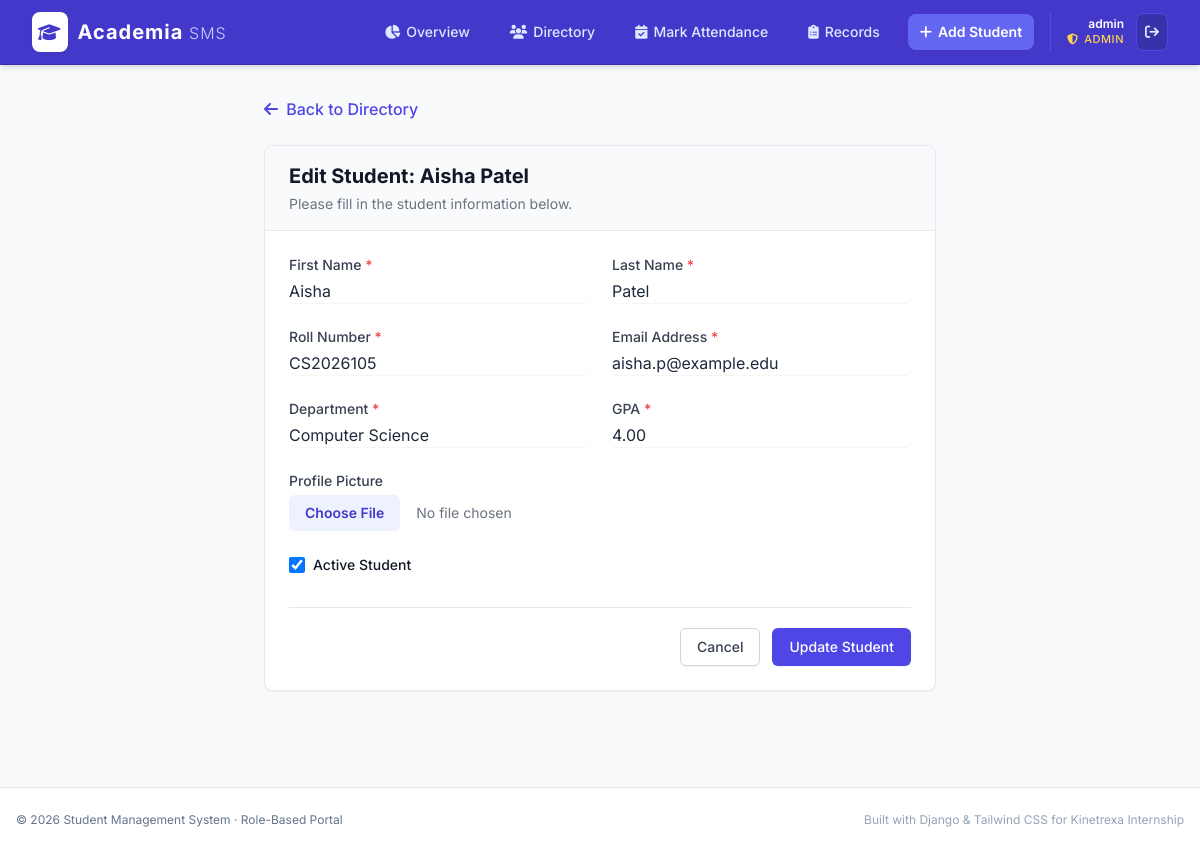
Page /student/6/edit/ (signed in) on the committed database.
### students/models.py (models this page shows, shortened)
class TimeStampedModel(models.Model):
    created_at = models.DateTimeField(auto_now_add=True)
    updated_at = models.DateTimeField(auto_now=True)
    class Meta:
        abstract = True

class Student(TimeStampedModel):
    roll_number = models.CharField(max_length=20, unique=True)
    first_name = models.CharField(max_length=100)
    last_name = models.CharField(max_length=100)
    email = models.EmailField(unique=True)
    department = models.CharField(max_length=100)
    gpa = models.DecimalField(max_digits=4, decimal_places=2)
    profile_picture = models.ImageField(upload_to='profiles/', blank=True, null=True)
    is_active = models.BooleanField(default=True)
    objects = StudentManager()
    def get_full_name(self):
        return f"{self.first_name} {self.last_name}"

### students/views.py (the view, shortened to what this page needs)
# urls.py: path('student/<int:pk>/edit/', views.StudentUpdateView.as_view(), name='student-update'),
class StudentUpdateView(LoginRequiredMixin, UpdateView):
    model = Student
    form_class = StudentForm
    template_name = 'students/student_form.html'

### students/models.py (called while the page is built)
    @property
    def is_admin(self):
        return self.role == 'admin' or self.user.is_superuser

    @property
    def is_student(self):
        return self.role == 'student'

### students/templates/students/student_form.html (shortened to what this page needs)
{% extends 'base.html' %}
{% block content %}
<div class="max-w-2xl mx-auto">
    <div class="mb-6">
        <a href="{% url 'student-list' %}" class="text-indigo-600 hover:text-indigo-800 font-medium">
            <i class="fa-solid fa-arrow-left mr-1"></i> Back to Directory
        </a>
    </div>
    <div class="bg-white rounded-lg shadow-sm border border-gray-200 overflow-hidden">
        <div class="px-6 py-4 border-b border-gray-200 bg-gray-50">
            <h2 class="text-xl font-bold text-gray-900">
                {% if object %}
                    Edit Student: {{ object.get_full_name }}
                {% else %}
                    Register New Student
                {% endif %}
            </h2>
            <p class="mt-1 text-sm text-gray-500">Please fill in the student information below.</p>
        </div>
        <form method="post" enctype="multipart/form-data" class="p-6">
            <div class="grid grid-cols-1 md:grid-cols-2 gap-6 mb-6">
                <div>
                    <label for="{{ form.first_name.id_for_label }}" class="block text-sm font-medium text-gray-700 mb-1">First Name <span class="text-red-500">*</span></label>
                    {{ form.first_name }}
                </div>
                <div>
                    <label for="{{ form.last_name.id_for_label }}" class="block text-sm font-medium text-gray-700 mb-1">Last Name <span class="text-red-500">*</span></label>
                    {{ form.last_name }}
                </div>
                <div>
                    <label for="{{ form.roll_number.id_for_label }}" class="block text-sm font-medium text-gray-700 mb-1">Roll Number <span class="text-red-500">*</span></label>
                    {{ form.roll_number }}
                </div>
                <div>
                    <label for="{{ form.email.id_for_label }}" class="block text-sm font-medium text-gray-700 mb-1">Email Address <span class="text-red-500">*</span></label>
                    {{ form.email }}
                </div>
                <div>
                    <label for="{{ form.department.id_for_label }}" class="block text-sm font-medium text-gray-700 mb-1">Department <span class="text-red-500">*</span></label>
                    {{ form.department }}
                </div>
                <div>
                    <label for="{{ form.gpa.id_for_label }}" class="block text-sm font-medium text-gray-700 mb-1">GPA <span class="text-red-500">*</span></label>
                    {{ form.gpa }}
                </div>
            </div>
            <div class="mb-6">
                <label for="{{ form.profile_picture.id_for_label }}" class="block text-sm font-medium text-gray-700 mb-1">Profile Picture</label>
                {{ form.profile_picture }}
            </div>
            <div class="mb-8 flex items-center">
                {{ form.is_active }}
                <label for="{{ form.is_active.id_for_label }}" class="ml-2 block text-sm font-medium text-gray-900">
                    Active Student
                </label>
            </div>
            <div class="flex justify-end pt-5 border-t border-gray-200">
                <a href="{% url 'student-list' %}" class="bg-white border border-gray-300 text-gray-700 hover:bg-gray-50 px-4 py-2 rounded-md shadow-sm text-sm font-medium transition mr-3">
                    Cancel
                </a>
                <button type="submit" class="bg-indigo-600 border border-transparent text-white hover:bg-indigo-700 px-4 py-2 rounded-md shadow-sm text-sm font-medium transition">
                    {% if object %}Update Student{% else %}Save Student{% endif %}
                </button>
            </div>
        </form>
    </div>
</div>
{% endblock %}

### students/templates/base.html (shortened to what this page needs)
<!DOCTYPE html>
<html lang="en">
<head>
    <script src="https://cdn.tailwindcss.com"></script>
    <link href="https://cdnjs.cloudflare.com/ajax/libs/font-awesome/6.4.0/css/all.min.css" rel="stylesheet">
</head>
<body class="bg-slate-50 text-slate-800 min-h-screen flex flex-col justify-between">
    <nav class="bg-indigo-700 shadow-md border-b border-indigo-800 sticky top-0 z-50">
        <div class="max-w-7xl mx-auto px-4 sm:px-6 lg:px-8">
            <div class="flex justify-between h-16">
                <div class="flex items-center space-x-3">
                    <a href="{% url 'dashboard' %}" class="flex-shrink-0 flex items-center text-white font-bold text-xl tracking-wider hover:opacity-90 transition">
                        <div class="bg-white text-indigo-700 p-1.5 rounded-lg shadow-sm mr-2.5 flex items-center justify-center">
                            <i class="fa-solid fa-graduation-cap text-lg"></i>
                        </div>
                        <span>Academia <span class="text-indigo-200 font-light text-base">SMS</span></span>
                    </a>
                </div>
                <div class="flex items-center space-x-2 md:space-x-4">
                    {% if user.is_authenticated %}
                        {% if user.profile.is_student %}
                            <a href="{% url 'student-portal' %}" class="text-indigo-100 hover:text-white hover:bg-indigo-600/50 px-3 py-2 rounded-lg text-sm font-medium transition flex items-center">
                                <i class="fa-solid fa-user-graduate mr-1.5"></i> My Portal
                            </a>
                        {% else %}
                            <a href="{% url 'dashboard' %}" class="text-indigo-100 hover:text-white hover:bg-indigo-600/50 px-3 py-2 rounded-lg text-sm font-medium transition flex items-center">
                                <i class="fa-solid fa-chart-pie mr-1.5"></i> Overview
                            </a>
                            <a href="{% url 'student-list' %}" class="text-indigo-100 hover:text-white hover:bg-indigo-600/50 px-3 py-2 rounded-lg text-sm font-medium transition flex items-center">
                                <i class="fa-solid fa-users mr-1.5"></i> Directory
                            </a>
                            <a href="{% url 'mark-attendance' %}" class="text-indigo-100 hover:text-white hover:bg-indigo-600/50 px-3 py-2 rounded-lg text-sm font-medium transition flex items-center">
                                <i class="fa-solid fa-calendar-check mr-1.5"></i> Mark Attendance
                            </a>
                            <a href="{% url 'attendance-records' %}" class="text-indigo-100 hover:text-white hover:bg-indigo-600/50 px-3 py-2 rounded-lg text-sm font-medium transition flex items-center">
                                <i class="fa-solid fa-clipboard-list mr-1.5"></i> Records
                            </a>
                            {% if user.profile.is_admin or user.is_superuser %}
                                <a href="{% url 'student-create' %}" class="bg-indigo-500 hover:bg-indigo-400 text-white px-3 py-2 rounded-lg text-sm font-semibold transition shadow-sm flex items-center">
                                    <i class="fa-solid fa-plus mr-1.5"></i> Add Student
                                </a>
                            {% endif %}
                        {% endif %}
                        <div class="flex items-center pl-2 md:pl-4 border-l border-indigo-500/50 space-x-3">
                            <div class="hidden sm:flex flex-col text-right">
                                <span class="text-xs font-semibold text-white leading-tight">
                                    {{ user.get_full_name|default:user.username }}
                                </span>
                                <span class="text-[11px] uppercase tracking-wider font-medium
                                    {% if user.profile.is_admin or user.is_superuser %}text-amber-300
                                    {% elif user.profile.is_teacher %}text-emerald-300
                                    {% else %}text-sky-300{% endif %}">
                                    {% if user.profile.is_admin or user.is_superuser %}
                                        <i class="fa-solid fa-shield-halved mr-0.5"></i> Admin
                                    {% elif user.profile.is_teacher %}
                                        <i class="fa-solid fa-chalkboard-user mr-0.5"></i> Teacher
                                    {% else %}
                                        <i class="fa-solid fa-user-graduate mr-0.5"></i> Student
                                    {% endif %}
                                </span>
                            </div>
                            <form method="post" action="{% url 'logout' %}" class="inline">
                                <button type="submit" title="Logout" class="bg-indigo-800/80 hover:bg-red-600 text-indigo-100 hover:text-white p-2 rounded-lg text-sm font-medium transition border border-indigo-600 hover:border-red-500">
                                    <i class="fa-solid fa-arrow-right-from-bracket"></i>
                                </button>
                            </form>
                        </div>
                    {% else %}
                        <a href="{% url 'login' %}" class="bg-white text-indigo-700 hover:bg-indigo-50 px-4 py-2 rounded-lg text-sm font-semibold transition shadow-sm">
                            <i class="fa-solid fa-lock mr-1.5"></i> Sign In
                        </a>
                    {% endif %}
                </div>
            </div>
        </div>
    </nav>
    <main class="max-w-7xl mx-auto py-8 px-4 sm:px-6 lg:px-8 w-full flex-grow">
        {% block content %}{% endblock %}
    </main>
    <footer class="bg-white border-t border-slate-200 mt-16 py-6 text-center text-slate-500 text-xs">
        <div class="max-w-7xl mx-auto px-4 flex flex-col sm:flex-row justify-between items-center space-y-2 sm:space-y-0">
            <p>&copy; {% now "Y" %} Student Management System &middot; Role-Based Portal</p>
            <p class="text-slate-400">Built with Django &amp; Tailwind CSS for Kinetrexa Internship</p>
        </div>
    </footer>
</body>
</html>

### students/templates/base.html (style rules this page uses)
body { font-family: 'Inter', sans-serif; }

### rows in the picture
Student: get_full_name "Aisha Patel", first_name "Aisha", last_name "Patel", roll_number "CS2026105", email "aisha.p@example.edu", department "Computer Science", gpa "4.00", is_active "☑"

### other values in the picture
{{ user.get_full_name|default:user.username }} "admin"
